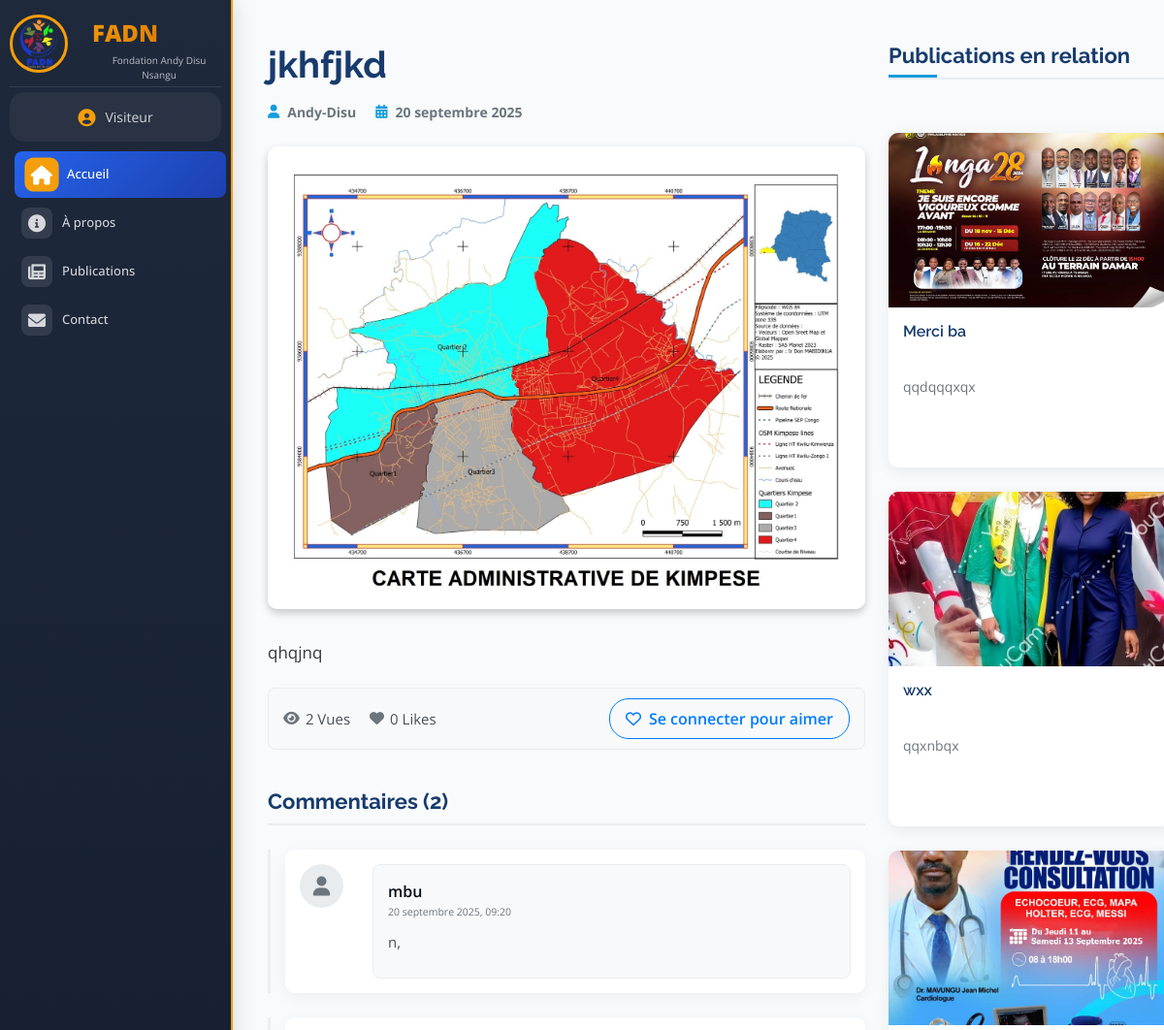
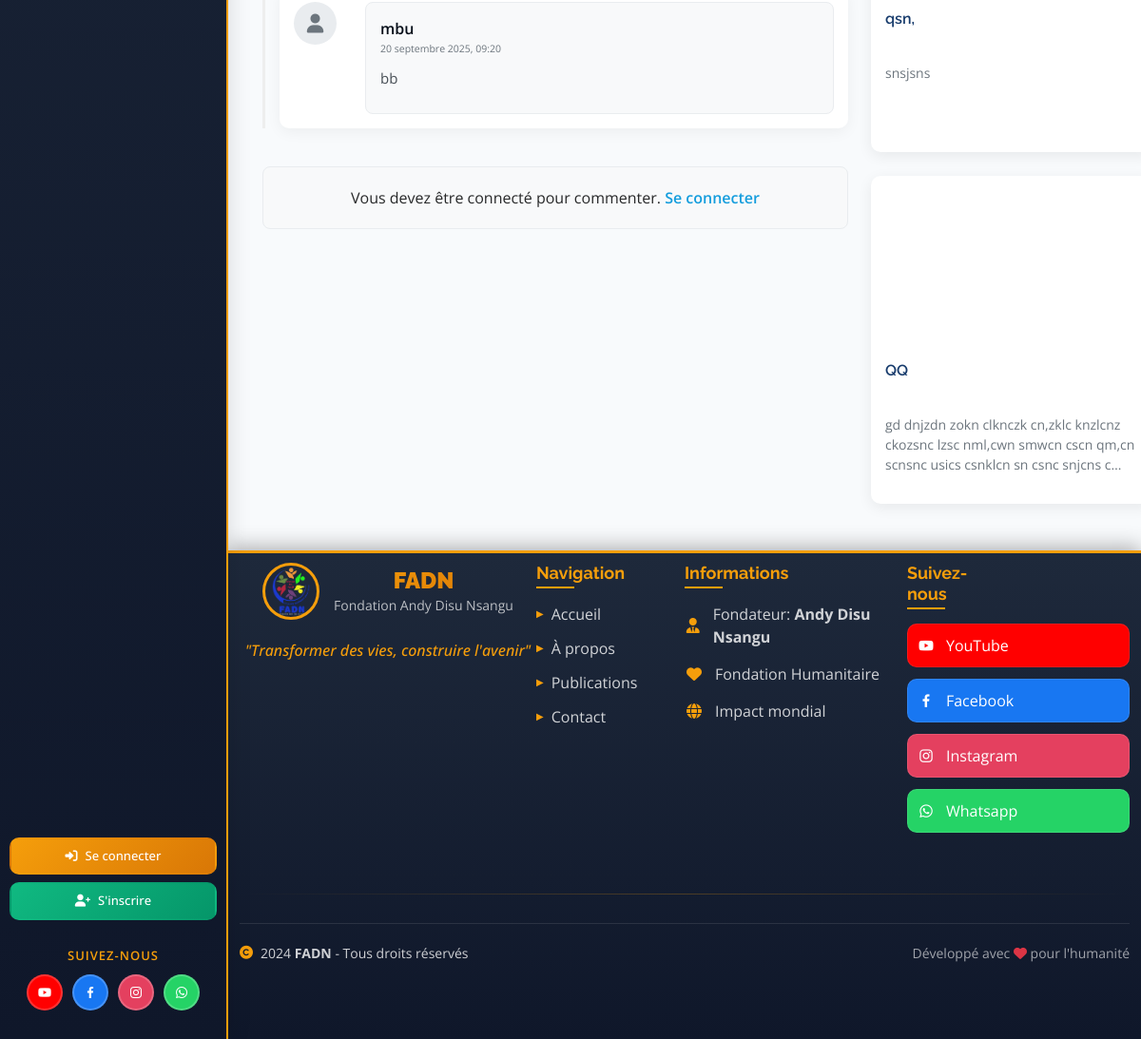
The page /detail/2/ on the database its author committed (2 pictures, top to bottom).
### publication/models.py (models this page shows, shortened)
class Blogs(models.Model):
    title = models.CharField(max_length=255)
    description = FroalaField()
    img = models.ImageField(upload_to='posts/', blank=True, null=True)
    video = models.FileField(upload_to='posts/videos/', blank=True, null=True)
    MEDIA_CHOICES = [
        ('image', 'Image'),
        ('video', 'Vidéo'),
    ]
    media_type = models.CharField(
        max_length=5,
        choices=MEDIA_CHOICES,
        default='image',
    )
    timeStamp = models.DateTimeField(auto_now_add=True)
    authname = models.CharField(max_length=100,default="Andy-Disu")
    views = models.IntegerField(default=0)
    likes = models.IntegerField(default=0)
    tags = models.ManyToManyField('Tag', related_name='publications', blank=True)
    category = models.ForeignKey('Category', on_delete=models.CASCADE, null=True, blank=True)
    liked_by = models.ManyToManyField(User, related_name='liked_posts', blank=True)
    class Meta:
        verbose_name = ("Publication")
        verbose_name_plural = ("Publications")

class Comment(models.Model):
    commenter_name = models.CharField(max_length=100)
    comment_body = models.TextField()
    date_added = models.DateTimeField(auto_now_add=True)
    post = models.ForeignKey('Blogs', related_name='comments', on_delete=models.CASCADE)
    parent_comment = models.ForeignKey('self', null=True, blank=True, related_name='replies', on_delete=models.CASCADE)
    user = models.ForeignKey(User, null=True, blank=True, on_delete=models.SET_NULL)
    likes = models.IntegerField(default=0)
    liked_by = models.ManyToManyField(User, related_name='liked_comments', blank=True)
    class Meta:
        ordering = ['-date_added']

### publication/views.py (the view, shortened to what this page needs)
# urls.py: path('detail/<int:post_id>/', views.post_detail, name='detail'),
def post_detail(request, post_id):
    post = get_object_or_404(Blogs, id=post_id)
    if not request.session.get(f'has_seen_post_{post.id}', False):
        post.views += 1
        post.save()
        request.session[f'has_seen_post_{post.id}'] = True
    user_has_liked = False
    if request.user.is_authenticated:
        user_has_liked = post.liked_by.filter(id=request.user.id).exists()
    comments = post.comments.filter(parent_comment__isnull=True)
    num_comments = post.comments.count()
    related_posts = Blogs.objects.filter(category=post.category).exclude(id=post.id)[:4]
    return render(request, 'detail.html', {
        'post': post,
        'comments': comments,
        'num_comments': num_comments,
        'related_posts': related_posts,
        'user_has_liked': user_has_liked,
    })

### templates/detail.html (shortened to what this page needs)
{% extends 'basic.html' %}
{% load static %}
{% block extra_head %}
<link href="{% static 'assets/css/detail.css' %}" rel="stylesheet">
{% endblock extra_head %}
{% block body %}
<section id="about" class="about">
    <div class="container">
        <div class="row" data-aos="fade-up">
            <div class="col-lg-8 col-md-8 icon-box">
                <article class="post-container">
                    <header class="post-header">
                        <h1 class="post-title">{{ post.title }}</h1>
                        <div class="post-meta">
                            <span class="meta-item"><i class="fas fa-user"></i> <b>{{ post.authname }}</b></span>
                            <span class="meta-item"><i class="fas fa-calendar-alt"></i> <b>{{ post.timeStamp|date:"d F Y" }}</b></span>
                        </div>
                    </header>
                    {% if post.media_type == 'image' and post.img %}
                        <img src="{{ post.img.url }}" class="img-fluid detail-img" alt="{{ post.title }}">
                    {% elif post.media_type == 'video' and post.video %}
                        <video controls class="img-fluid detail-img">
                            <source src="{{ post.video.url }}" type="video/mp4">
                            Votre navigateur ne supporte pas la balise vidéo.
                        </video>
                    {% endif %}
                    <div class="post-content">
                        {{ post.description|safe }}
                    </div>
                    <div class="post-actions">
                        <div class="metrics">
                            <span><i class="fas fa-eye"></i> {{ post.views }} Vues</span>
                            <span><i class="fas fa-heart"></i> {{ post.likes }} Likes</span>
                        </div>
                        {% if user.is_authenticated %}
                        <form method="post" action="{% url 'detail' post.id %}" class="like-form">
                            {% csrf_token %}
                            {% if user_has_liked %}
                                <button type="submit" name="like" class="btn btn-like liked">
                                    <i class="fas fa-heart"></i> Aimé
                                </button>
                            {% else %}
                                <button type="submit" name="like" class="btn btn-like">
                                    <i class="far fa-heart"></i> Aimer
                                </button>
                            {% endif %}
                        </form>
                        {% else %}
                            <a href="/auth/login/?next={{ request.path }}" class="btn btn-like-login">
                                <i class="far fa-heart"></i> Se connecter pour aimer
                            </a>
                        {% endif %}
                    </div>
                </article>
                <div class="comments-section">
                    <h5>Commentaires ({{ num_comments }})</h5>
                    <ul class="comment-list">
                        {% for comment in comments %}
                            {% include 'partials/comment.html' with comment=comment %}
                        {% empty %}
                        <li><p>Aucun commentaire pour le moment. Soyez le premier à commenter !</p></li>
                        {% endfor %}
                    </ul>
                </div>
                <div class="comment-form-container">
                    {% if user.is_authenticated %}
                        <h2>Ajouter un commentaire</h2>
                        <form method="post" action="{% url 'add-comment' post.id %}" class="comment-form">
                            {% csrf_token %}
                            <div class="comment-avatar"><i class="fas fa-user"></i></div>
                            <div class="comment-form-content">
                                <textarea name="comment_body" class="form-control" rows="4" placeholder="Écrivez votre commentaire..." required></textarea>
                                <button type="submit" class="btn btn-primary mt-2 btn-submit-comment">Commenter</button>
                            </div>
                        </form>
                    {% else %}
                        <div class="login-prompt">
                            <p>Vous devez être connecté pour commenter. <a href="/auth/login/?next={{ request.path }}">Se connecter</a></p>
                        </div>
                    {% endif %}
                </div>
            </div>
            <div class="col-lg-4 col-md-4 icon-box related-posts-container">
                <div class="section-title">
                    <h2>Publications en relation</h2>
                </div>
                {% if related_posts %}
                    {% for related_post in related_posts %}
                        <a href="{% url 'detail' related_post.id %}" class="related-post-card">
                            {% if related_post.media_type == 'image' and related_post.img %}
                                <img src="{{ related_post.img.url }}" class="related-post-img" alt="{{ related_post.title }}">
                            {% elif related_post.media_type == 'video' and related_post.video %}
                                 <video class="related-post-img" muted loop onmouseover="this.play()" onmouseout="this.pause();this.currentTime=0;">
                                    <source src="{{ related_post.video.url }}" type="video/mp4">
                                </video>
                            {% else %}
                                <div class="related-post-img" style="background-color: #e9ecef; display:flex; align-items:center; justify-content:center; color: #6c757d;">
                                    <i class="fas fa-image fa-2x"></i>
                                </div>
                            {% endif %}
                            <div class="related-post-body">
                                <h6 class="related-post-title">{{ related_post.title }}</h6>
                                <p class="related-post-excerpt">{{ related_post.description|striptags|truncatewords:20 }}</p>
                            </div>
                        </a>
                    {% endfor %}
                {% else %}
                    <p>Aucune publication en relation</p>
                {% endif %}
            </div>
        </div>
    </div>
</section>
{% endblock body %}

### templates/partials/comment.html (shortened to what this page needs)
{% load static %}
<li class="comment-thread">
    <div class="comment">
        <div class="comment-avatar"><i class="fas fa-user"></i></div>
        <div class="comment-content">
            <strong class="comment-author">
                {% if comment.user and comment.user.get_full_name %}
                    {{ comment.user.get_full_name }}
                {% else %}
                    {{ comment.commenter_name }}
                {% endif %}
            </strong>
            <p class="comment-meta"><small>{{ comment.date_added|date:"d F Y, H:i" }}</small></p>
            <p class="comment-body">{{ comment.comment_body }}</p>
        </div>
    </div>
</li>

### static/assets/css/style.css (style rules this page uses)
html, body { margin: 0; padding: 0; overflow-x: hidden; width: 100%; }
body { font-family: "Open Sans", sans-serif; color: #272829; }
a { color: #149ddd; text-decoration: none; }
h1, h2, h3, h4, h5, h6 { font-family: "Raleway", sans-serif; }
* { box-sizing: border-box; }
img, video { max-width: 100%; height: auto; display: block; }
:root { --primary-blue: #2563eb; --secondary-blue: #1e40af; --accent-gold: #f59e0b; --success-green: #10b981; --warm-red: #ef4444; --neutral-dark: #1f2937; --neutral-light: #f8fafc; --gradient-primary: linear-gradient(135deg, #2563eb 0%, #1e40af 100%); --gradient-secondary: linear-gradient(135deg, #f59e0b 0%, #d97706 100%); --sidebar-bg: linear-gradient(180deg, #1e293b 0%, #0f172a 100%); --sidebar-width: 20%; }
section { overflow: hidden; margin: 0; flex: 0 0 auto; }
.section-title { padding-bottom: 30px; margin-top: 0; }
.section-title h2 { font-size: 32px; font-weight: bold; margin-bottom: 20px; padding-bottom: 20px; position: relative; color: #173b6c; padding-top: 20px; }
.section-title h2::after { content: ""; position: absolute; display: block; width: 50px; height: 3px; background: #149ddd; bottom: 0; left: 0; }
body { min-height: 100vh; overflow-x: hidden; max-width: 100vw; }
* { scrollbar-width: thin; scrollbar-color: #ffc107 #f1f1f1; }
#main .container { max-width: 960px; margin: 2%; }

### static/assets/css/comments.css (style rules this page uses)
.comments-section { margin-top: 40px; }
.comment-list { list-style: none; padding: 0; }
.comment-thread { margin-bottom: 20px; border-left: 3px solid #eee; padding-left: 15px; }
.comment { display: flex; align-items: flex-start; background: #fff; border-radius: 10px; box-shadow: 0 4px 15px rgba(0, 0, 0, 0.05); padding: 15px; margin-bottom: 10px; }
.comment-avatar { width: 40px; height: 40px; min-width: 40px; border-radius: 50%; background-color: #e9ecef; display: flex; align-items: center; justify-content: center; font-size: 18px; color: #6c757d; margin-right: 15px; }
.comment-content { flex-grow: 1; }
.comment-author { font-weight: 600; color: #173b6c; font-size: 16px; }
.comment-meta { font-size: 12px; color: #888; margin-bottom: 8px; }
.comment-body { font-size: 15px; line-height: 1.6; color: #333; margin-bottom: 10px; }

### rows shown on the page
Blogs: title "jkhfjkd", authname "Andy-Disu", timeStamp "20 septembre 2025", img (picture), description "qhqjnq", views "2", likes "0"
Comment: commenter_name "mbu", date_added "20 septembre 2025, 09:20", comment_body "n,"
Comment: commenter_name "mbu", date_added "20 septembre 2025, 09:20", comment_body "bb"
Blogs: img (picture), title "Merci ba", description "qqdqqqxqx"
Blogs: img (picture), title "wxx", description "qqxnbqx"
Blogs: img (picture), title "qsn,", description "snsjsns"
Blogs: title "QQ", description "gd dnjzdn zokn clknczk cn,zklc knzlcnz ckozsnc lzsc nml,cwn smwcn cscn qm,cn scnsnc usics csnklcn sn csnc snjcns…"

### other values the page prints
{{ user.username|default:"Visiteur" }} "Visiteur"
{{ num_comments }} "2"
